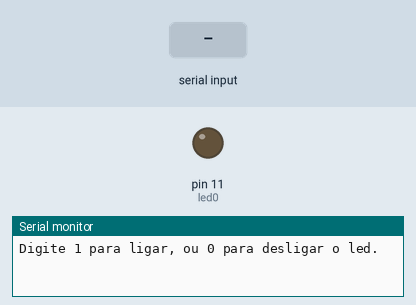
This sketch was run on a simulated Arduino Uno, built with avr-gcc and run on an emulated ATmega328P. Parts: output pins drawn as LEDs (lit = HIGH), the last lines printed to the serial monitor. Inputs (shaded band) come from the test bench.

Above: at 1.2 s.
1.3 s: "1" received over Serial
At 1.7 s:
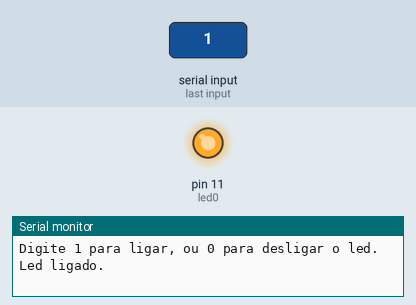
2.8 s: "0" received over Serial
At 4.0 s:
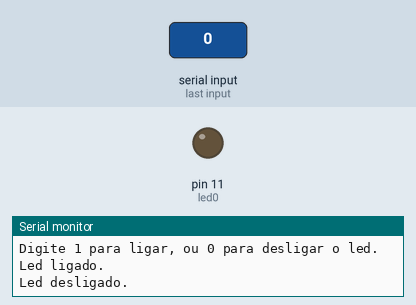
Timing chart, 0 to 5.8 s (numbered marks = the images above; inputs shaded):
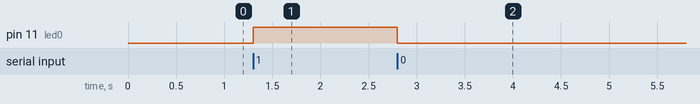

The sketch:

Comunicacao_serial.ino
```cpp
// ------------------------------------------------------------------------------------------------------------
// Defines/Variables
// ------------------------------------------------------------------------------------------------------------


#define led0 11
int valor_lido;


// ------------------------------------------------------------------------------------------------------------
// Source
// ------------------------------------------------------------------------------------------------------------


void setup() {
  Serial.begin(9600);
  pinMode(led0, OUTPUT);
  Serial.println("Digite 1 para ligar, ou 0 para desligar o led.");
}

void loop() {
  if (Serial.available() > 0) {
    valor_lido = Serial.read();
  }
  if (valor_lido == '1') {
    Serial.println("Led ligado.");
    digitalWrite(led0, 1);
    valor_lido = -1;
  } else if (valor_lido == '0') {
    Serial.println("Led desligado.");
    digitalWrite(led0, 0);
    valor_lido = -1;
  }
}
```

Measured:
- after the input at 1.3 s, pin 11 (led0): LOW → HIGH at once
- after the input at 2.8 s, pin 11 (led0): HIGH → LOW at once
